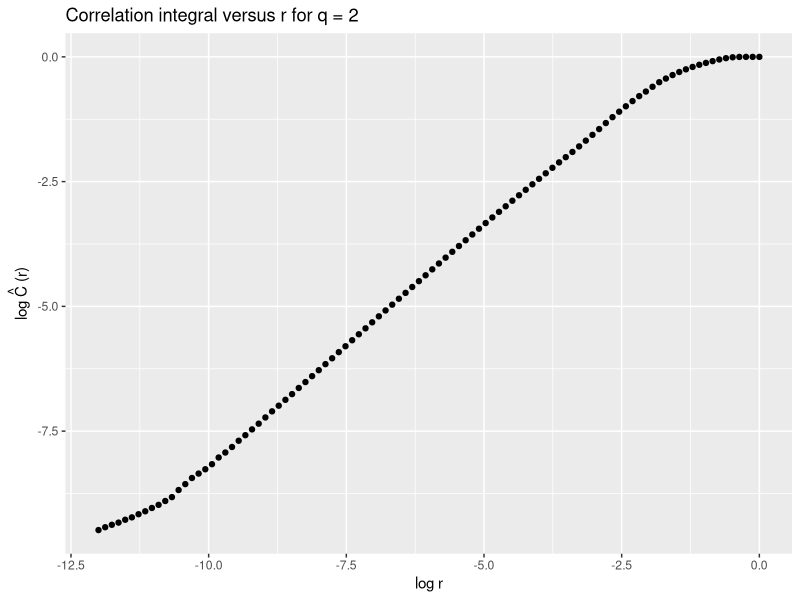
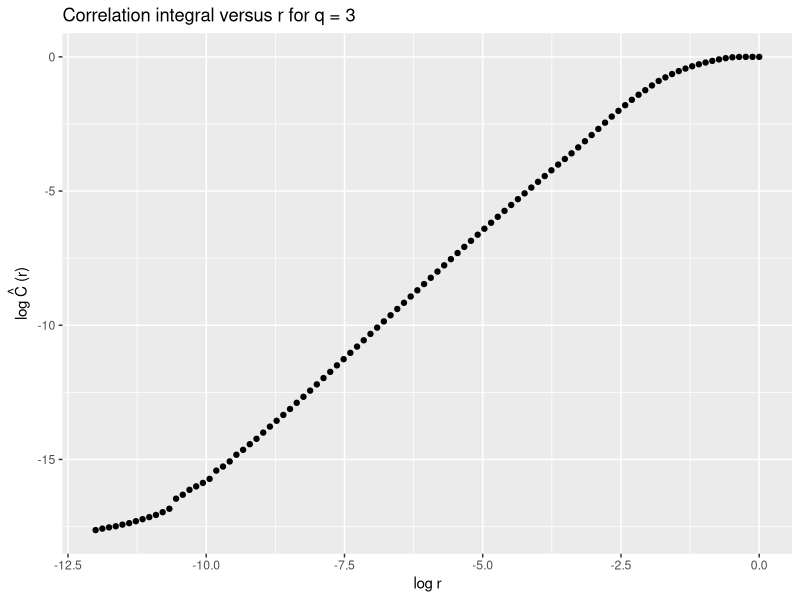
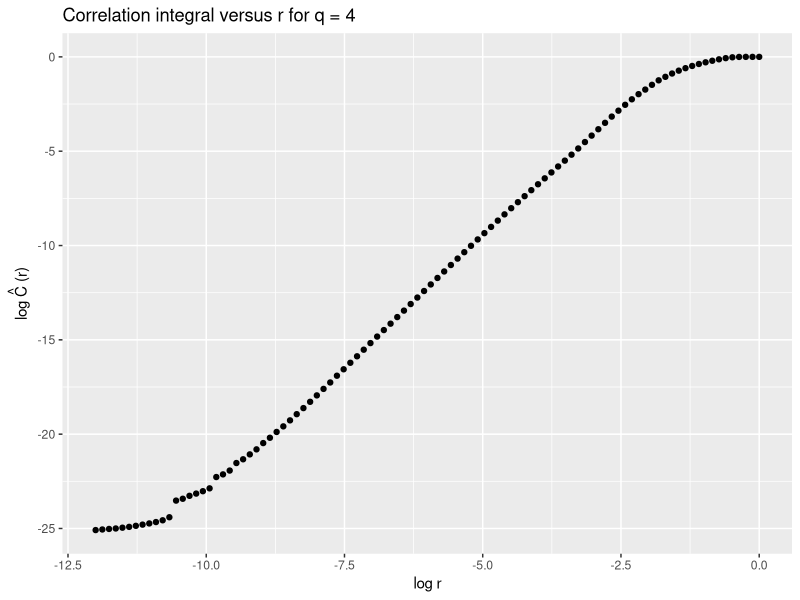
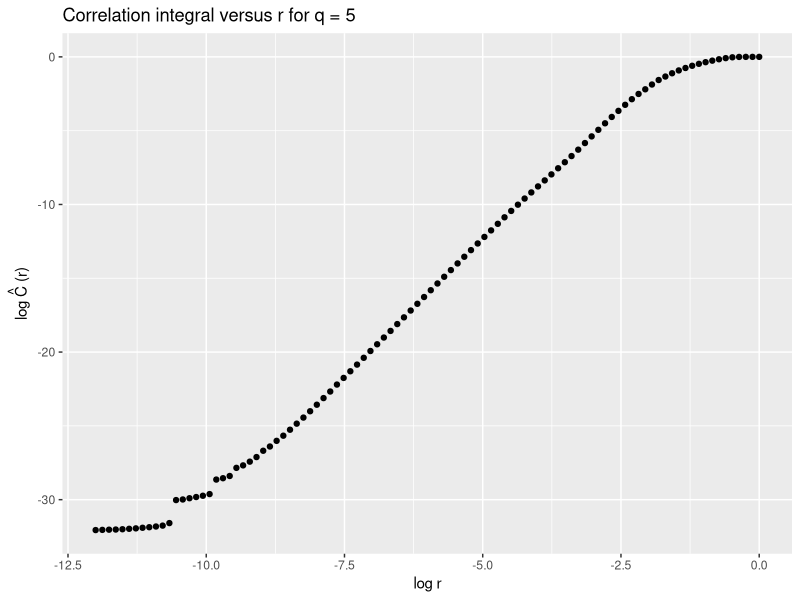
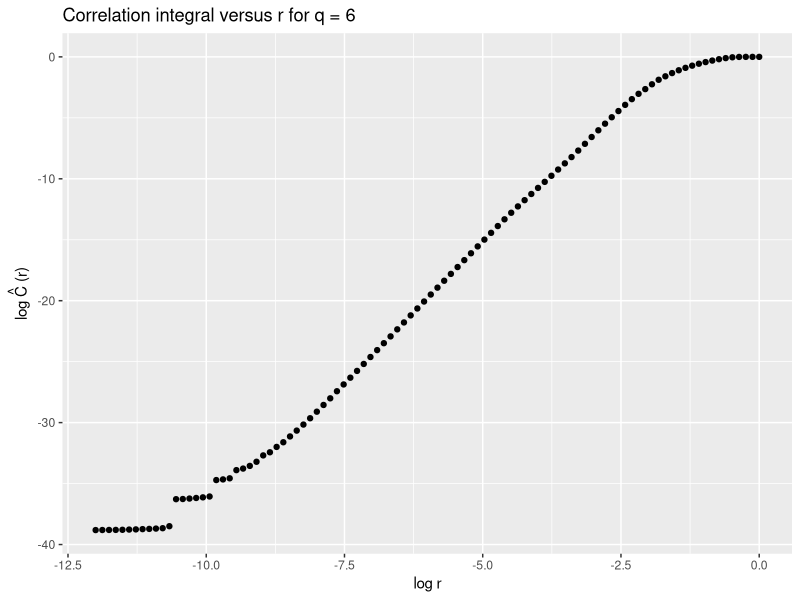
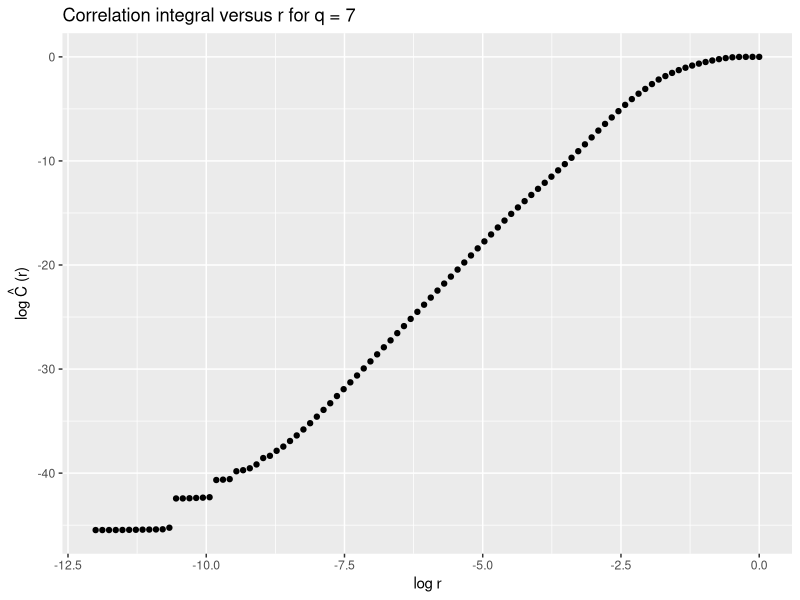
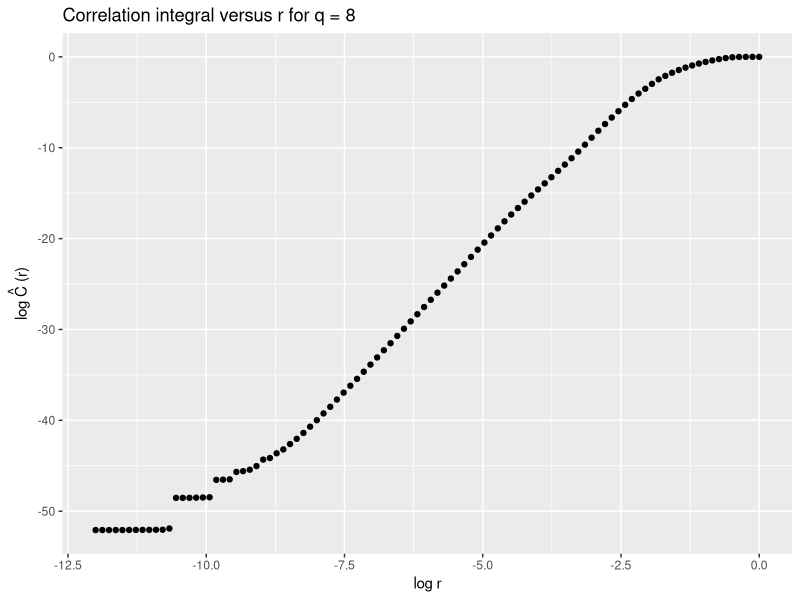
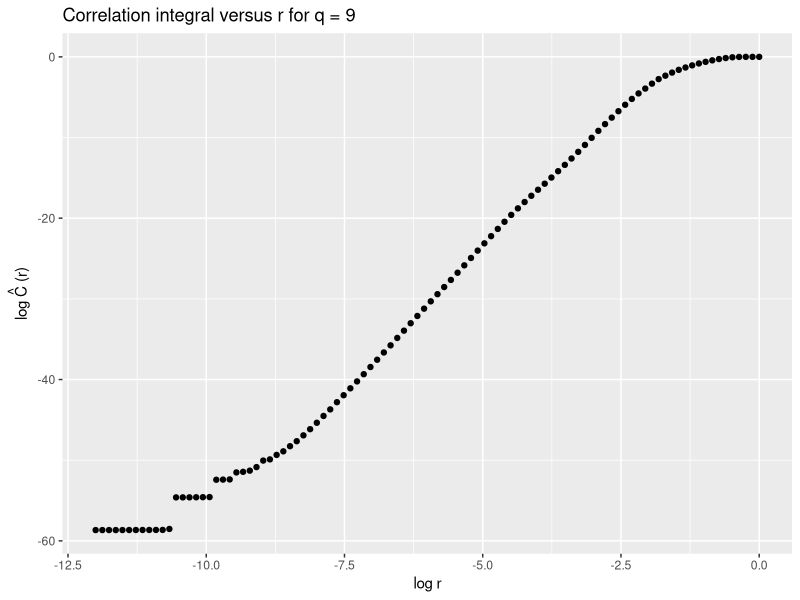

Generate these figures, in order, with R:
## Copyright (c) Konrad Grzanek
## Created 2015-10-26

library(data.table)
library(ggplot2)

dt <- fread("output.csv")

plot.q <- function(dt, q, ext = ".pdf") {
  xcol  <- "log.r"
  ycol  <- paste("log.Cr.", q, sep = "")
  fname <- paste("q=", q, ext, sep = "")
  title <- paste("Correlation integral versus r for q = ", q, sep = "")

  p <- ggplot(data = dt, aes_string(xcol , ycol)) +
    geom_point() +
    ggtitle(title) +
    xlab("log r") +
    ylab(expression(log~hat(C)~"(r)"))

  ggsave(plot = p, filename = fname)
}

for (q in 2:20) plot.q(dt, q, ext = ".png")
for (q in 2:20) plot.q(dt, q, ext = ".pdf")
